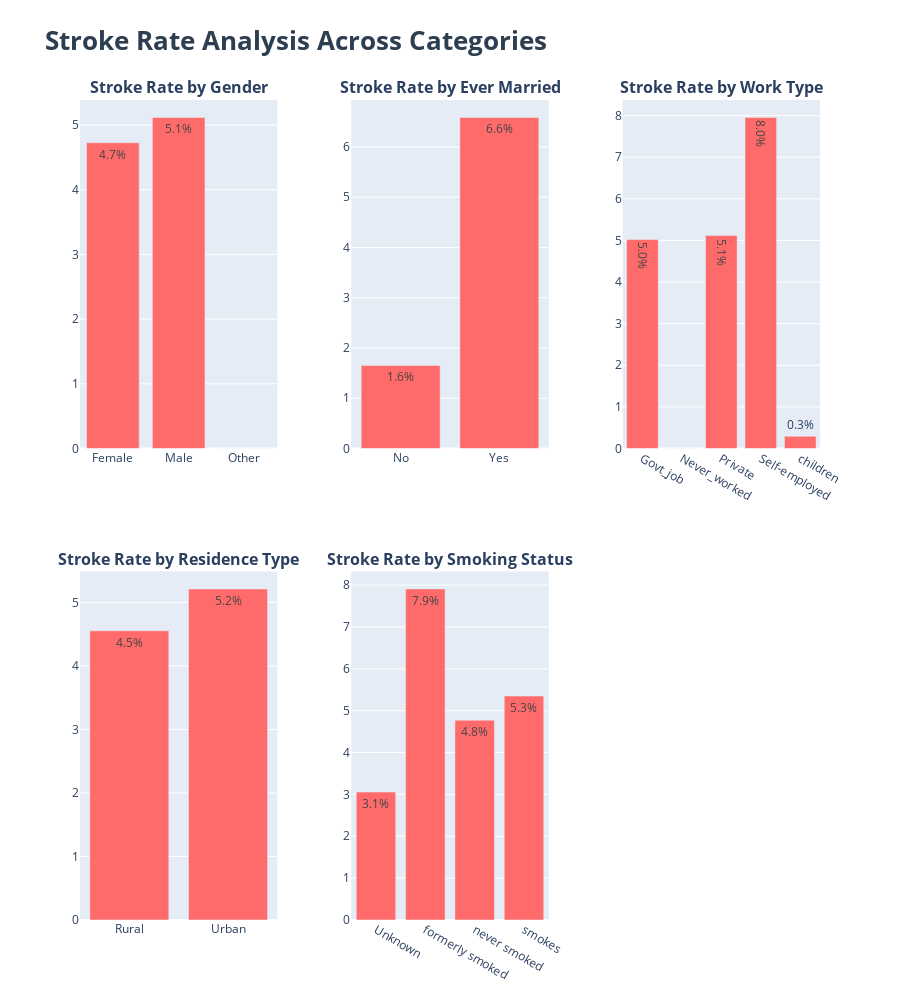

Here is the notebook cell this chart was saved with:
### Code cell
categorical_analysis = ['gender', 'ever_married', 'work_type', 'Residence_type', 'smoking_status']
fig = make_subplots(
    rows=2, cols=3,
    subplot_titles=[f'<b>Stroke Rate by {col.replace("_", " ").title()}</b>'
                    for col in categorical_analysis],
    specs=[[{'type': 'bar'}] * 3] * 2,
    vertical_spacing=0.15,
    horizontal_spacing=0.1
)
positions = [(1,1), (1,2), (1,3), (2,1), (2,2)]
for i, (col, pos) in enumerate(zip(categorical_analysis, positions)):
    stroke_rate = df_clean.groupby(col)['stroke'].agg(['sum', 'count'])
    stroke_rate['rate'] = (stroke_rate['sum'] / stroke_rate['count'] * 100)
    fig.add_trace(
        go.Bar(
            x=stroke_rate.index.astype(str),
            y=stroke_rate['rate'],
            marker_color=COLOR_PALETTE['danger'],
            text=np.round(stroke_rate['rate'], 2),
            texttemplate='%{text:.1f}%',
            textposition='auto',
            showlegend=False
        ),
        row=pos[0], col=pos[1]
    )
fig.update_layout(
    title=dict(text='<b>Stroke Rate Analysis Across Categories</b>',
               font=dict(size=26, color=COLOR_PALETTE['dark'])),
    height=1000
)

### Figure 1 — Plotly figure (JSON) as saved in the notebook; plotly's stock layout.template omitted (floating-point values rounded to 4 significant figures)
{"data": [{"marker": {"color": "#ff6b6b"}, "showlegend": false, "text": [4.73, 5.12, 0.0], "textposition": "auto", "texttemplate": "%{text:.1f}%", "type": "bar", "x": ["Female", "Male", "Other"], "xaxis": "x", "y": [4.727, 5.118, 0.0], "yaxis": "y"}, {"marker": {"color": "#ff6b6b"}, "showlegend": false, "text": [1.65, 6.59], "textposition": "auto", "texttemplate": "%{text:.1f}%", "type": "bar", "x": ["No", "Yes"], "xaxis": "x2", "y": [1.653, 6.587], "yaxis": "y2"}, {"marker": {"color": "#ff6b6b"}, "showlegend": false, "text": [5.02, 0.0, 5.12, 7.96, 0.29], "textposition": "auto", "texttemplate": "%{text:.1f}%", "type": "bar", "x": ["Govt_job", "Never_worked", "Private", "Self-employed", "children"], "xaxis": "x3", "y": [5.023, 0.0, 5.117, 7.956, 0.2915], "yaxis": "y3"}, {"marker": {"color": "#ff6b6b"}, "showlegend": false, "text": [4.55, 5.21], "textposition": "auto", "texttemplate": "%{text:.1f}%", "type": "bar", "x": ["Rural", "Urban"], "xaxis": "x4", "y": [4.553, 5.212], "yaxis": "y4"}, {"marker": {"color": "#ff6b6b"}, "showlegend": false, "text": [3.06, 7.91, 4.77, 5.35], "textposition": "auto", "texttemplate": "%{text:.1f}%", "type": "bar", "x": ["Unknown", "formerly smoked", "never smoked", "smokes"], "xaxis": "x5", "y": [3.056, 7.91, 4.772, 5.35], "yaxis": "y5"}], "layout": {"annotations": [{"font": {"size": 16}, "showarrow": false, "text": "<b>Stroke Rate by Gender</b>", "x": 0.1333, "xanchor": "center", "xref": "paper", "y": 1, "yanchor": "bottom", "yref": "paper"}, {"font": {"size": 16}, "showarrow": false, "text": "<b>Stroke Rate by Ever Married</b>", "x": 0.5, "xanchor": "center", "xref": "paper", "y": 1, "yanchor": "bottom", "yref": "paper"}, {"font": {"size": 16}, "showarrow": false, "text": "<b>Stroke Rate by Work Type</b>", "x": 0.8667, "xanchor": "center", "xref": "paper", "y": 1, "yanchor": "bottom", "yref": "paper"}, {"font": {"size": 16}, "showarrow": false, "text": "<b>Stroke Rate by Residence Type</b>", "x": 0.1333, "xanchor": "center", "xref": "paper", "y": 0.425, "yanchor": "bottom", "yref": "paper"}, {"font": {"size": 16}, "showarrow": false, "text": "<b>Stroke Rate by Smoking Status</b>", "x": 0.5, "xanchor": "center", "xref": "paper", "y": 0.425, "yanchor": "bottom", "yref": "paper"}], "height": 1000, "title": {"font": {"color": "#2c3e50", "size": 26}, "text": "<b>Stroke Rate Analysis Across Categories</b>"}, "xaxis": {"anchor": "y", "domain": [0, 0.2667]}, "xaxis2": {"anchor": "y2", "domain": [0.3667, 0.6333]}, "xaxis3": {"anchor": "y3", "domain": [0.7333, 1]}, "xaxis4": {"anchor": "y4", "domain": [0, 0.2667]}, "xaxis5": {"anchor": "y5", "domain": [0.3667, 0.6333]}, "xaxis6": {"anchor": "y6", "domain": [0.7333, 1]}, "yaxis": {"anchor": "x", "domain": [0.575, 1]}, "yaxis2": {"anchor": "x2", "domain": [0.575, 1]}, "yaxis3": {"anchor": "x3", "domain": [0.575, 1]}, "yaxis4": {"anchor": "x4", "domain": [0, 0.425]}, "yaxis5": {"anchor": "x5", "domain": [0, 0.425]}, "yaxis6": {"anchor": "x6", "domain": [0, 0.425]}}}
